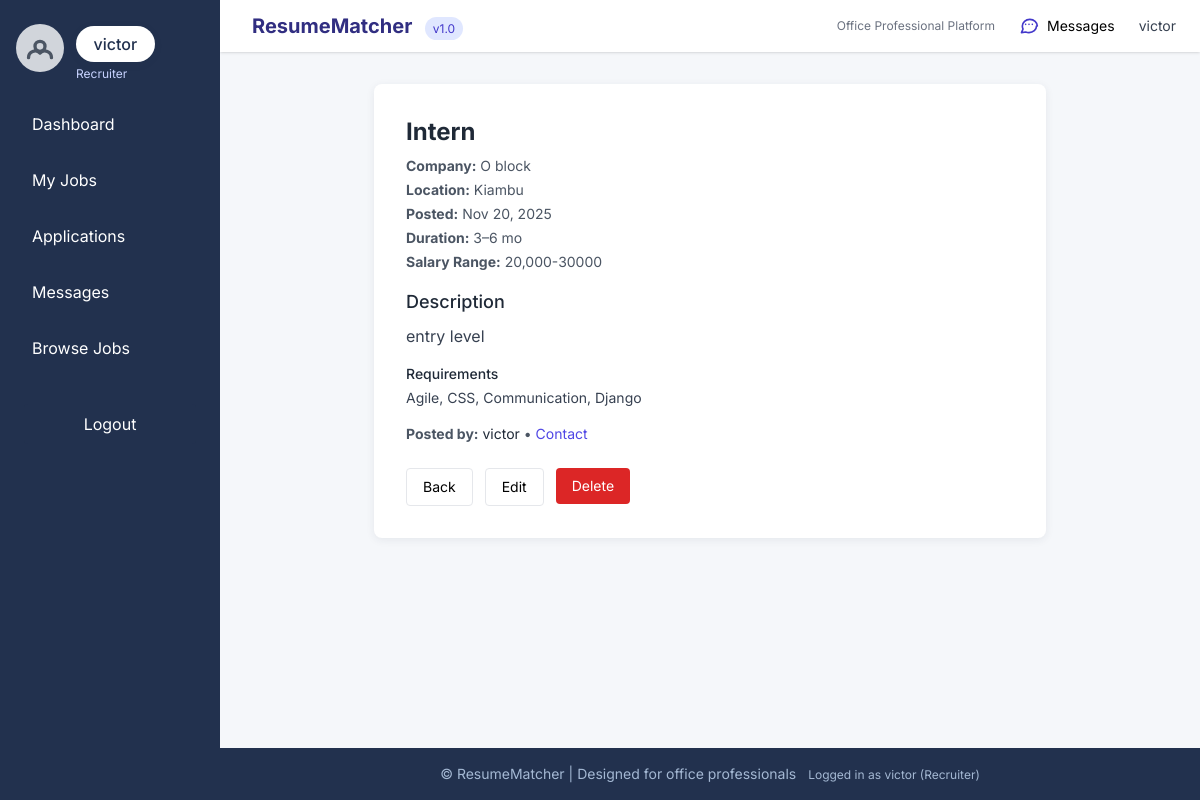
/jobs/4/ (signed in), run on the app's committed database.
### core/models.py (models this page shows, shortened)
class User(AbstractUser):
    USER_TYPES = (
        ('seeker', 'Job Seeker'),
        ('recruiter', 'Recruiter'),
        ('admin', 'Admin'),
    )
    account_type = models.CharField(max_length=10, choices=USER_TYPES, default='seeker')
    email = models.EmailField(unique=True)
    profile_picture = models.ImageField(upload_to='profiles/', blank=True, null=True)
    created_at = models.DateTimeField(auto_now_add=True)
    updated_at = models.DateTimeField(auto_now=True)
    class Meta:
        db_table = 'users'
        verbose_name = 'User'
        verbose_name_plural = 'Users'

class Job_Posting(models.Model):
    job_id = models.AutoField(primary_key=True)
    title = models.CharField(max_length=200)
    company = models.CharField(max_length=200)
    location = models.CharField(max_length=100, blank=True)
    description = models.TextField()
    requirements = models.ManyToManyField(Skill, blank=True, related_name='job_postings')
    requirements_text = models.TextField(blank=True, null=True, help_text="Optional free-text requirements")
    salary_range = models.CharField(max_length=50, blank=True, help_text="e.g., 'KES 50,000 - 100,000'")
    posted_by = models.ForeignKey(
        User, on_delete=models.CASCADE, related_name='posted_jobs',
        limit_choices_to={'account_type': 'recruiter'}
    )
    duration_min_months = models.PositiveSmallIntegerField(
        blank=True,
        null=True,
        validators=[MinValueValidator(0), MaxValueValidator(120)],
        help_text="Minimum expected duration in months (0 = open/indefinite)"
    )
    duration_max_months = models.PositiveSmallIntegerField(
        blank=True,
        null=True,
        validators=[MinValueValidator(0), MaxValueValidator(120)],
        help_text="Maximum expected duration in months (leave blank for open-ended)"
    )
    application_deadline = models.DateTimeField(
        blank=True,
        null=True,
        help_text="Optional deadline (date & time). After this time applications will be closed."
    )
    is_active = models.BooleanField(default=True)
    created_at = models.DateTimeField(auto_now_add=True)
    updated_at = models.DateTimeField(auto_now=True)
    class Meta:
        db_table = 'job_postings'
        verbose_name = 'Job Posting'
        verbose_name_plural = 'Job Postings'
        ordering = ['-created_at']
    def get_requirements_as_string(self):
        skills_part = ', '.join(skill.name for skill in self.requirements.all()) if self.requirements.exists() else ''
        if self.requirements_text:
            return (skills_part + ', ' + self.requirements_text) if skills_part else self.requirements_text
        return skills_part or 'No requirements specified'
    def duration_display(self):
        if self.duration_min_months is None and self.duration_max_months is None:
            return "—"
        if self.duration_min_months is None:
            return f"Up to {self.duration_max_months} mo"
        if self.duration_max_months is None:
            return f"{self.duration_min_months}+ mo"
        return f"{self.duration_min_months}–{self.duration_max_months} mo"

class Skill(models.Model):
    name = models.CharField(max_length=100, unique=True)
    slug = models.SlugField(max_length=120, unique=True, blank=True)
    class Meta:
        db_table = 'skills'
        ordering = ['name']
        verbose_name = 'Skill'
        verbose_name_plural = 'Skills'

### core/views.py (the view)
# urls.py: path('jobs/<int:pk>/', views.job_detail, name='job_detail'),
@login_required
def job_detail(request, pk):
    job = get_object_or_404(Job_Posting, pk=pk)
    return render(request, 'jobs/job_detail.html', {'job': job})

### core/templates/jobs/job_detail.html (shortened to what this page needs)
{% extends "base.html" %}
{% block content %}
<div class="max-w-2xl mx-auto card p-8">
    <h2 class="text-2xl font-bold mb-2 text-gray-800">{{ job.title }}</h2>
    <div class="text-sm text-gray-600 mb-4 space-y-1">
        <p><strong>Company:</strong> {{ job.company }}</p>
        <p><strong>Location:</strong> {{ job.location|default:"Remote" }}</p>
        <p><strong>Posted:</strong> {{ job.created_at|date:"M d, Y" }}</p>
        <p><strong>Duration:</strong> {{ job.duration_display }}</p>
        <p><strong>Salary Range:</strong> {{ job.salary_range|default:"Not specified" }}</p>
    </div>
    <div class="prose prose-sm max-w-none text-gray-700 mb-4">
        <h3 class="text-lg font-medium text-gray-800">Description</h3>
        <div class="mt-2">{{ job.description|linebreaks }}</div>
    </div>
    <div class="mb-4">
        <h4 class="text-sm font-medium text-gray-800">Requirements</h4>
        <p class="text-sm text-gray-700 mt-1">{{ job.get_requirements_as_string|default:"No requirements specified" }}</p>
    </div>
    {% if job.posted_by %}
    <div class="mb-4 text-sm text-gray-600">
        <strong>Posted by:</strong>
        <span class="text-gray-800">{{ job.posted_by.get_full_name|default:job.posted_by.username }}</span>
        {% if job.posted_by.email %}
            • <a href="mailto:{{ job.posted_by.email }}" class="text-indigo-600 hover:underline">Contact</a>
        {% endif %}
    </div>
    {% endif %}
    <div class="flex mt-6 flex-wrap gap-3">
        <a href="{% url 'job_list' %}" class="px-4 py-2 text-sm rounded border border-gray-200 hover:bg-gray-50">Back</a>
        {% if user.is_authenticated and user.account_type == 'recruiter' and job.posted_by and job.posted_by.pk == user.pk %}
            <a href="{% url 'job_update' job.pk %}" class="px-4 py-2 text-sm rounded border border-gray-200 hover:bg-gray-50">Edit</a>
            <form action="{% url 'job_delete' job.pk %}" method="post" class="inline" onsubmit="return confirm('Delete this job posting? This action cannot be undone.');">
                <button type="submit" class="px-4 py-2 text-sm rounded bg-red-600 text-white hover:bg-red-700">Delete</button>
            </form>
        {% endif %}
    </div>
</div>
{% endblock %}

### core/templates/base.html (shortened to what this page needs)
<!DOCTYPE html>
<html lang="en">
<head>
    <script src="https://cdn.tailwindcss.com"></script>
</head>
<body>
    <div id="app-wrap">
        {% if user.is_authenticated %}
        <aside id="app-sidebar" class="sidebar flex flex-col items-start py-6 px-4" role="navigation" aria-label="Main menu">
            <div class="w-full flex items-center justify-between">
                <div class="flex items-center">
                    {% if user.profile_picture %}
                        <img src="{{ user.profile_picture.url }}" alt="Profile Picture" class="profile-pic mb-2">
                    {% else %}
                        <div class="profile-pic mb-2 flex items-center justify-center bg-gray-300 text-gray-600" aria-hidden="true">
                            <svg class="h-10 w-10" fill="none" stroke="currentColor" viewBox="0 0 24 24">
                                <path stroke-linecap="round" stroke-linejoin="round" stroke-width="2"
                                      d="M5.121 17.804A4 4 0 0112 15a4 4 0 016.879 2.804M15 11a3 3 0 11-6 0 3 3 0 016 0z" />
                            </svg>
                        </div>
                    {% endif %}
                    <div class="ml-3">
                        <div class="user-badge mb-1">{{ user.username }}</div>
                        <div class="text-xs text-indigo-200">{{ user.account_type|title }}</div>
                    </div>
                </div>
            </div>
            <nav class="nav-links w-full mt-4" aria-label="User navigation">
                {% if user.account_type == 'seeker' %}
                    <a href="{% url 'seeker_dashboard' %}" class="{% if request.resolver_match.url_name == 'seeker_dashboard' %}active{% endif %}">Dashboard</a>
                    <a href="{% url 'resume_list' %}" class="{% if request.resolver_match.url_name == 'resume_list' %}active{% endif %}">My Resumes</a>
                    <a href="{% url 'application_list' %}" class="{% if request.resolver_match.url_name == 'application_list' %}active{% endif %}">Applications</a>
                    <a href="{% url 'conversations_list' %}" class="{% if request.resolver_match.url_name == 'conversations_list' %}active{% endif %}">
                        Messages
                        {% if unread_messages_count %}
                            <span class="unread-badge" aria-hidden="true">{{ unread_messages_count }}</span>
                        {% endif %}
                    </a>
                    <a href="{% url 'job_list' %}" class="{% if request.resolver_match.url_name == 'job_list' %}active{% endif %}">Browse Jobs</a>
                {% elif user.account_type == 'recruiter' %}
                    <a href="{% url 'recruiter_dashboard' %}" class="{% if request.resolver_match.url_name == 'recruiter_dashboard' %}active{% endif %}">Dashboard</a>
                    <a href="{% url 'job_list' %}" class="{% if request.resolver_match.url_name == 'job_list' %}active{% endif %}">My Jobs</a>
                    <a href="{% url 'application_list' %}" class="{% if request.resolver_match.url_name == 'application_list' %}active{% endif %}">Applications</a>
                    <a href="{% url 'conversations_list' %}" class="{% if request.resolver_match.url_name == 'conversations_list' %}active{% endif %}">
                        Messages
                    </a>
                    <a href="{% url 'job_list' %}" class="{% if request.resolver_match.url_name == 'job_list' %}active{% endif %}">Browse Jobs</a>
                {% else %}
                    <a href="{% url 'job_list' %}">Browse Jobs</a>
                {% endif %}
            </nav>
            <form action="{% url 'logout' %}" method="post" class="mt-8 px-2 w-full">
                <button type="submit" class="btn-primary w-full py-2 rounded">Logout</button>
            </form>
        </aside>
        {% endif %}
        <div id="main-wrap" class="main-content-wrap flex flex-col min-h-screen" role="main">
            {% if user.is_authenticated %}
            <header class="bg-white shadow flex items-center justify-between px-6 py-3">
                <div class="flex items-center space-x-2">
                    <div>
                        <span class="font-bold text-xl text-indigo-900">ResumeMatcher</span>
                        <span class="text-xs bg-indigo-100 text-indigo-700 px-2 py-1 rounded-full ml-2">v1.0</span>
                    </div>
                </div>
                <div class="flex items-center space-x-3">
                    <span class="text-xs text-gray-500 hidden sm:block">Office Professional Platform</span>
                    <a href="{% url 'conversations_list' %}" class="text-sm px-3 py-1 hover:bg-gray-100 rounded hidden sm:inline-flex items-center" title="Messages">
                        Messages
                    </a>
                    <div class="ml-2 text-sm hidden sm:block">
                        <span class="text-gray-700">{{ user.get_full_name|default:user.username }}</span>
                    </div>
                </div>
            </header>
            {% endif %}
            <main class="scrollable-content max-w-5xl mx-auto py-8 px-4 w-full">
                {% block content %}{% endblock %}
            </main>
            <footer class="office-footer py-4 text-center text-sm mt-auto">
                &copy; {{ now|date:"Y" }} ResumeMatcher | Designed for office professionals
                <span class="ml-2 text-xs">
                    {% if user.is_authenticated %}
                        Logged in as {{ user.username }} ({{ user.account_type|title }})
                    {% else %}
                        Guest Mode
                    {% endif %}
                </span>
            </footer>
        </div>
    </div>
</body>
</html>

### core/templates/base.html (style rules this page uses)
html, body { height: 100%; margin: 0; padding: 0; }
body { font-family: 'Inter', Arial, sans-serif; background-color: #f5f7fa; height: 100vh; }
#app-wrap { min-height: 100vh; height: 100vh; display: flex; }
.office-footer { background-color: #22314e; color: #a4b8d3; }
.card { background: #fff; border-radius: 0.5rem; box-shadow: 0 2px 8px rgba(34,49,78,0.08); }
.btn-primary { background: #22314e; color: #fff; }
.sidebar { background: #22314e; min-width: 220px; max-width: 260px; color: #fff; flex-shrink: 0; height: 100vh; position: fixed; left: 0; top: 0; z-index: 40; transition: transform .22s ease; }
.sidebar a { color: #fff; display: block; padding: .75rem 1rem; border-radius: .375rem; transition: background .2s, color .2s; text-align: left; }
.sidebar .profile-pic { width: 48px; height: 48px; border-radius: 50%; object-fit: cover; margin-bottom: 0.75rem; }
.user-badge { background: #fff; color: #22314e; padding: .4rem 1.1rem; border-radius: 9999px; font-weight: 500; box-shadow: 0 2px 8px rgba(34,49,78,0.08); }
.nav-links { display: flex; flex-direction: column; align-items: flex-start; gap: 0.5rem; width: 100%; margin-top: 1.5rem; }
.sidebar form { width: 100%; }
.main-content-wrap { margin-left: 220px; width: calc(100vw - 220px); min-height: 100vh; display: flex; flex-direction: column; transition: margin-left .22s ease; }
.scrollable-content { flex: 1 1 auto; overflow-y: auto; padding-bottom: 1rem; }

### data on the page
User: username "victor", account_type "Recruiter", get_full_name "victor"
Job_Posting: title "Intern", company "O block", location "Kiambu", created_at "Nov 20, 2025", duration_display "3–6 mo", salary_range "20,000-30000", description "entry level", get_requirements_as_string "Agile, CSS, Communication, Django", posted_by.get_full_name "victor"
